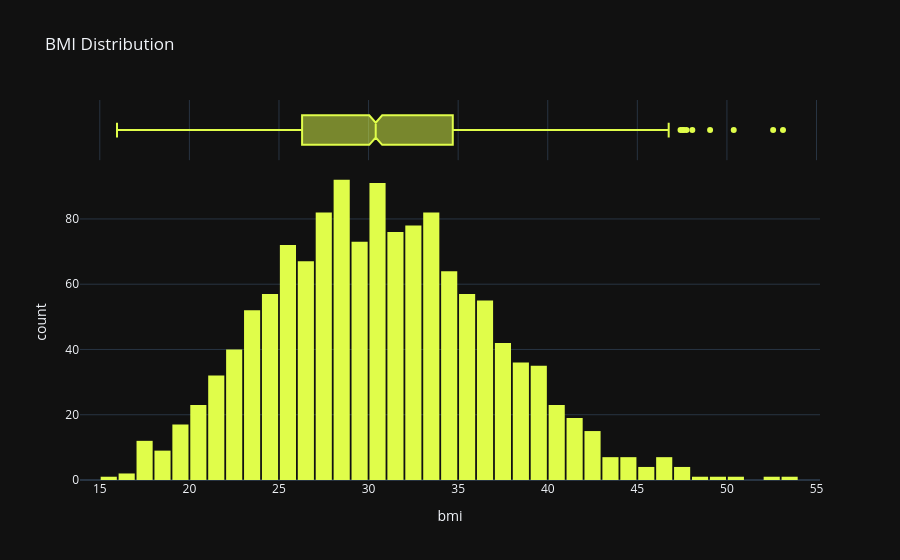

This figure's notebook cell:
### Code cell
fig = px.histogram(
    df,
    x='bmi',
    marginal='box',
    color_discrete_sequence=px.colors.sequential.solar_r,
    title="BMI Distribution",
)

fig.update_layout(bargap=0.1)
fig.show()

### Figure 1 — Plotly figure (JSON) as saved in the notebook; plotly's stock layout.template omitted (floating-point values rounded to 4 significant figures; data arrays with more than 128 entries replaced by an {"elided": "..."} marker saying what was removed)
{"data": [{"bingroup": "x", "hovertemplate": "bmi=%{x}<br>count=%{y}<extra></extra>", "legendgroup": "", "marker": {"color": "rgb(224, 253, 74)", "pattern": {"shape": ""}}, "name": "", "orientation": "v", "showlegend": false, "x": {"elided": "1338 float values"}, "xaxis": "x", "yaxis": "y", "type": "histogram"}, {"hovertemplate": "bmi=%{x}<extra></extra>", "legendgroup": "", "marker": {"color": "rgb(224, 253, 74)"}, "name": "", "notched": true, "showlegend": false, "x": {"elided": "1338 float values"}, "xaxis": "x2", "yaxis": "y2", "type": "box"}], "layout": {"xaxis": {"anchor": "y", "domain": [0.0, 1.0], "title": {"text": "bmi"}}, "yaxis": {"anchor": "x", "domain": [0.0, 0.8316], "title": {"text": "count"}}, "xaxis2": {"anchor": "y2", "domain": [0.0, 1.0], "matches": "x", "showticklabels": false, "showgrid": true}, "yaxis2": {"anchor": "x2", "domain": [0.8416, 1.0], "matches": "y2", "showticklabels": false, "showline": false, "ticks": "", "showgrid": false}, "legend": {"tracegroupgap": 0}, "title": {"text": "BMI Distribution"}, "barmode": "relative", "bargap": 0.1}}
